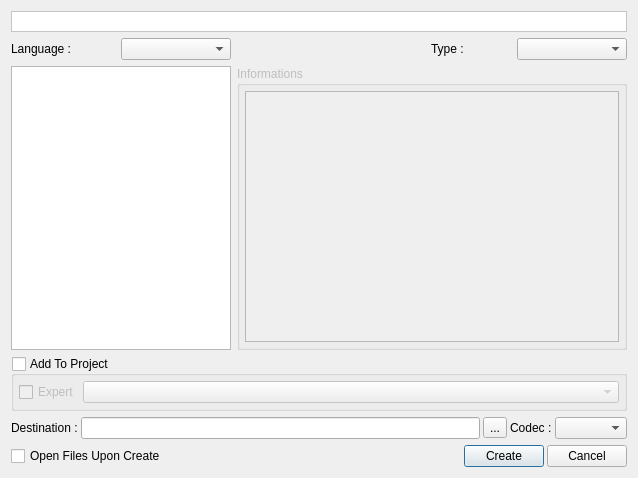
<?xml version="1.0" encoding="UTF-8"?>
<ui version="4.0">
 <class>UITemplatesWizard</class>
 <widget class="QDialog" name="UITemplatesWizard">
  <property name="geometry">
   <rect>
    <x>0</x>
    <y>0</y>
    <width>638</width>
    <height>478</height>
   </rect>
  </property>
  <property name="windowTitle">
   <string>Templates Wizard</string>
  </property>
  <property name="windowIcon">
   <iconset resource="../../resources/resources.qrc">
    <normaloff>:/file/icons/file/new.png</normaloff>:/file/icons/file/new.png</iconset>
  </property>
  <layout class="QGridLayout" name="gridLayout">
   <item row="0" column="0" colspan="2">
    <widget class="QLabel" name="lInformations">
     <property name="minimumSize">
      <size>
       <width>0</width>
       <height>21</height>
      </size>
     </property>
     <property name="maximumSize">
      <size>
       <width>16777215</width>
       <height>21</height>
      </size>
     </property>
     <property name="palette">
      <palette>
       <active>
        <colorrole role="Base">
         <brush brushstyle="SolidPattern">
          <color alpha="255">
           <red>255</red>
           <green>255</green>
           <blue>255</blue>
          </color>
         </brush>
        </colorrole>
        <colorrole role="Window">
         <brush brushstyle="SolidPattern">
          <color alpha="255">
           <red>255</red>
           <green>255</green>
           <blue>255</blue>
          </color>
         </brush>
        </colorrole>
       </active>
       <inactive>
        <colorrole role="Base">
         <brush brushstyle="SolidPattern">
          <color alpha="255">
           <red>255</red>
           <green>255</green>
           <blue>255</blue>
          </color>
         </brush>
        </colorrole>
        <colorrole role="Window">
         <brush brushstyle="SolidPattern">
          <color alpha="255">
           <red>255</red>
           <green>255</green>
           <blue>255</blue>
          </color>
         </brush>
        </colorrole>
       </inactive>
       <disabled>
        <colorrole role="Base">
         <brush brushstyle="SolidPattern">
          <color alpha="255">
           <red>255</red>
           <green>255</green>
           <blue>255</blue>
          </color>
         </brush>
        </colorrole>
        <colorrole role="Window">
         <brush brushstyle="SolidPattern">
          <color alpha="255">
           <red>255</red>
           <green>255</green>
           <blue>255</blue>
          </color>
         </brush>
        </colorrole>
       </disabled>
      </palette>
     </property>
     <property name="font">
      <font>
       <weight>75</weight>
       <bold>true</bold>
      </font>
     </property>
     <property name="autoFillBackground">
      <bool>true</bool>
     </property>
     <property name="frameShape">
      <enum>QFrame::StyledPanel</enum>
     </property>
     <property name="frameShadow">
      <enum>QFrame::Raised</enum>
     </property>
     <property name="alignment">
      <set>Qt::AlignRight|Qt::AlignTrailing|Qt::AlignVCenter</set>
     </property>
     <property name="indent">
      <number>9</number>
     </property>
    </widget>
   </item>
   <item row="1" column="0">
    <layout class="QHBoxLayout" name="horizontalLayout_2">
     <item>
      <widget class="QLabel" name="lLanguage">
       <property name="minimumSize">
        <size>
         <width>80</width>
         <height>0</height>
        </size>
       </property>
       <property name="text">
        <string>Language :</string>
       </property>
      </widget>
     </item>
     <item>
      <widget class="QComboBox" name="cbLanguages">
       <property name="minimumSize">
        <size>
         <width>110</width>
         <height>0</height>
        </size>
       </property>
       <property name="toolTip">
        <string>Choose the language in witch you want to pick templates</string>
       </property>
      </widget>
     </item>
    </layout>
   </item>
   <item row="1" column="1">
    <layout class="QHBoxLayout" name="horizontalLayout">
     <item>
      <spacer name="horizontalSpacer">
       <property name="orientation">
        <enum>Qt::Horizontal</enum>
       </property>
       <property name="sizeHint" stdset="0">
        <size>
         <width>16</width>
         <height>22</height>
        </size>
       </property>
      </spacer>
     </item>
     <item>
      <widget class="QLabel" name="lType">
       <property name="minimumSize">
        <size>
         <width>80</width>
         <height>0</height>
        </size>
       </property>
       <property name="text">
        <string>Type :</string>
       </property>
      </widget>
     </item>
     <item>
      <widget class="QComboBox" name="cbTypes">
       <property name="minimumSize">
        <size>
         <width>110</width>
         <height>0</height>
        </size>
       </property>
      </widget>
     </item>
    </layout>
   </item>
   <item row="2" column="0">
    <widget class="QListWidget" name="lwTemplates">
     <property name="maximumSize">
      <size>
       <width>220</width>
       <height>16777215</height>
      </size>
     </property>
     <property name="toolTip">
      <string>Choose a template</string>
     </property>
     <property name="horizontalScrollBarPolicy">
      <enum>Qt::ScrollBarAlwaysOff</enum>
     </property>
    </widget>
   </item>
   <item row="2" column="1">
    <widget class="QGroupBox" name="gbInformations">
     <property name="enabled">
      <bool>false</bool>
     </property>
     <property name="sizePolicy">
      <sizepolicy hsizetype="Expanding" vsizetype="Preferred">
       <horstretch>0</horstretch>
       <verstretch>0</verstretch>
      </sizepolicy>
     </property>
     <property name="title">
      <string>Informations</string>
     </property>
     <layout class="QVBoxLayout">
      <property name="spacing">
       <number>3</number>
      </property>
      <property name="margin">
       <number>5</number>
      </property>
      <item>
       <widget class="QScrollArea" name="saWidgets">
        <property name="enabled">
         <bool>false</bool>
        </property>
        <property name="sizePolicy">
         <sizepolicy hsizetype="Expanding" vsizetype="Expanding">
          <horstretch>0</horstretch>
          <verstretch>0</verstretch>
         </sizepolicy>
        </property>
        <property name="minimumSize">
         <size>
          <width>1</width>
          <height>1</height>
         </size>
        </property>
       </widget>
      </item>
     </layout>
    </widget>
   </item>
   <item row="3" column="0" colspan="2">
    <widget class="QGroupBox" name="gbAddToProject">
     <property name="sizePolicy">
      <sizepolicy hsizetype="Preferred" vsizetype="Maximum">
       <horstretch>0</horstretch>
       <verstretch>0</verstretch>
      </sizepolicy>
     </property>
     <property name="title">
      <string>Add To Project</string>
     </property>
     <property name="checkable">
      <bool>true</bool>
     </property>
     <property name="checked">
      <bool>false</bool>
     </property>
     <layout class="QHBoxLayout" name="horizontalLayout_3">
      <property name="spacing">
       <number>3</number>
      </property>
      <property name="margin">
       <number>5</number>
      </property>
      <item>
       <widget class="QCheckBox" name="cbExpert">
        <property name="toolTip">
         <string>When expert mode is activated, all project structure will be shown with disabled items allowing experts to place new files exactly where they want in the project.
In non expert mode, only projects and scopes will be shown.</string>
        </property>
        <property name="text">
         <string>Expert</string>
        </property>
       </widget>
      </item>
      <item>
       <widget class="pTreeComboBox" name="cbProjects">
        <property name="sizePolicy">
         <sizepolicy hsizetype="Expanding" vsizetype="Fixed">
          <horstretch>0</horstretch>
          <verstretch>0</verstretch>
         </sizepolicy>
        </property>
        <property name="toolTip">
         <string>Choose the project in witch you want to add file(s)</string>
        </property>
       </widget>
      </item>
     </layout>
    </widget>
   </item>
   <item row="4" column="0" colspan="2">
    <layout class="QHBoxLayout">
     <property name="spacing">
      <number>3</number>
     </property>
     <item>
      <widget class="QLabel" name="lDestination">
       <property name="sizePolicy">
        <sizepolicy hsizetype="Preferred" vsizetype="Fixed">
         <horstretch>0</horstretch>
         <verstretch>0</verstretch>
        </sizepolicy>
       </property>
       <property name="text">
        <string>Destination :</string>
       </property>
      </widget>
     </item>
     <item>
      <widget class="QLineEdit" name="leDestination">
       <property name="toolTip">
        <string>File Destination</string>
       </property>
      </widget>
     </item>
     <item>
      <widget class="QToolButton" name="tbDestination">
       <property name="toolTip">
        <string>Click to select a folder for your file(s)</string>
       </property>
       <property name="text">
        <string>...</string>
       </property>
      </widget>
     </item>
     <item>
      <widget class="QLabel" name="lCodec">
       <property name="sizePolicy">
        <sizepolicy hsizetype="Maximum" vsizetype="Preferred">
         <horstretch>0</horstretch>
         <verstretch>0</verstretch>
        </sizepolicy>
       </property>
       <property name="text">
        <string>Codec :</string>
       </property>
      </widget>
     </item>
     <item>
      <widget class="QComboBox" name="cbCodec"/>
     </item>
    </layout>
   </item>
   <item row="5" column="0" colspan="2">
    <layout class="QHBoxLayout">
     <property name="spacing">
      <number>3</number>
     </property>
     <item>
      <widget class="QCheckBox" name="cbOpen">
       <property name="toolTip">
        <string>If checked the file(s) will be opened at the wizard end</string>
       </property>
       <property name="text">
        <string>Open Files Upon Create</string>
       </property>
      </widget>
     </item>
     <item>
      <spacer name="horizontalSpacer_2">
       <property name="orientation">
        <enum>Qt::Horizontal</enum>
       </property>
       <property name="sizeHint" stdset="0">
        <size>
         <width>40</width>
         <height>20</height>
        </size>
       </property>
      </spacer>
     </item>
     <item>
      <widget class="QPushButton" name="pbCreate">
       <property name="text">
        <string>Create</string>
       </property>
      </widget>
     </item>
     <item>
      <widget class="QPushButton" name="pbCancel">
       <property name="text">
        <string>Cancel</string>
       </property>
      </widget>
     </item>
    </layout>
   </item>
  </layout>
 </widget>
 <customwidgets>
  <customwidget>
   <class>pTreeComboBox</class>
   <extends>QComboBox</extends>
   <header>widgets/pTreeComboBox.h</header>
  </customwidget>
 </customwidgets>
 <resources>
  <include location="../../resources/resources.qrc"/>
 </resources>
 <connections>
  <connection>
   <sender>pbCancel</sender>
   <signal>clicked()</signal>
   <receiver>UITemplatesWizard</receiver>
   <slot>reject()</slot>
   <hints>
    <hint type="sourcelabel">
     <x>153</x>
     <y>335</y>
    </hint>
    <hint type="destinationlabel">
     <x>160</x>
     <y>379</y>
    </hint>
   </hints>
  </connection>
 </connections>
</ui>
